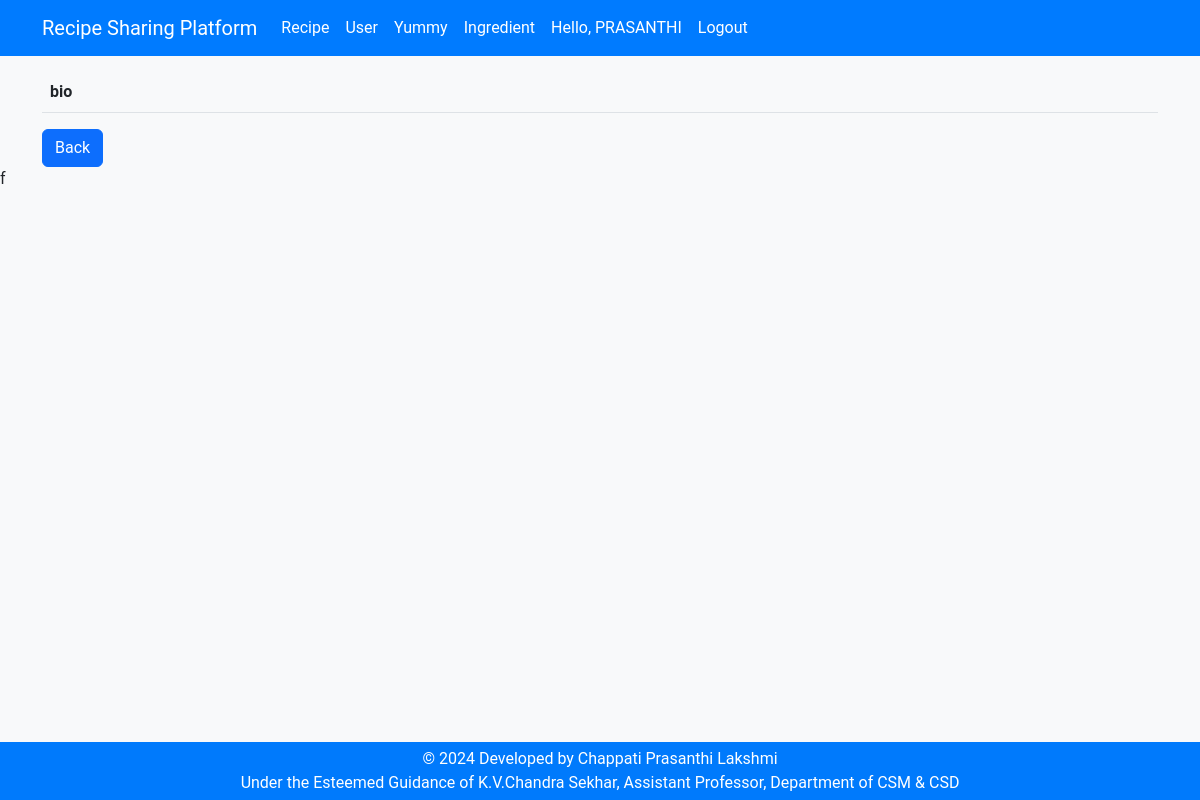
Page /AllRecipes/ (signed in) on the earlier database version.
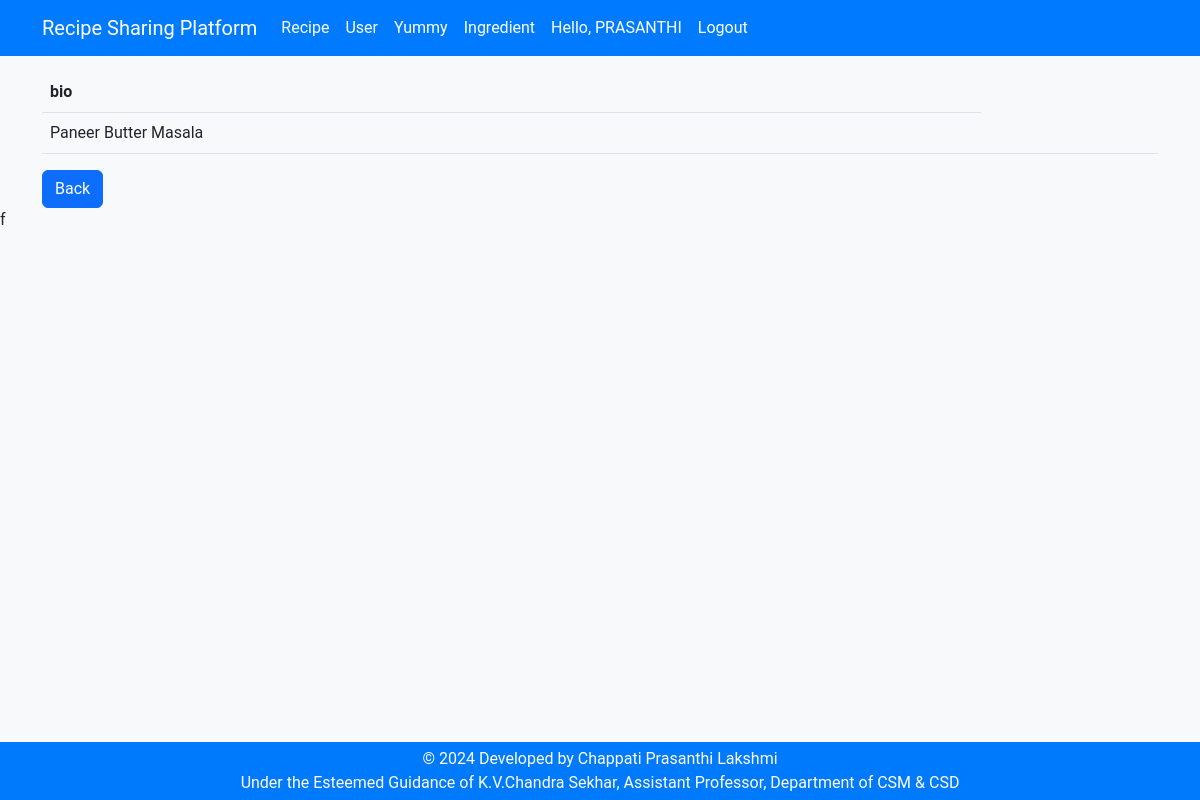
Same page on the later database version.
### AllRecipes/models.py (models this page shows, shortened)
class Recipe(models.Model):
    bio = models.CharField(max_length=100)

### recipesharingplatform/views.py (the view)
# urls.py: path('AllRecipes/',AllRecipes,name='AllRecipes'),
@login_required
def AllRecipes(request):
    recipe = Recipe.objects.all()
    return render(request, "AllRecipes.html" ,{'Recipe':recipe})

### templates/AllRecipes.html (shortened to what this page needs)
{% load static %}
<!DOCTYPE html>
<html lang="en">
<head>
  <link href="{% static 'css/bootstrap.min.css' %}" rel="stylesheet">
  <link href="{% static 'css/styles.css' %}" rel="stylesheet">
</head>
<body>
  {% include 'header.html' %}
  <div class="container">
    <h1 class="text-center mb-4">List of All Recipes Information</h1>
    <div class="row">
      <div class="col-md-12">
        <table class="table table-hover">
          <thead>
            <tr>
              <th scope="col">bio</th>
            </tr>
          </thead>
          <tbody>
            {% block content %}
            {% for a in Recipe %}
            <tr>
              <td>{{a.bio}}</td>
              <td></td>
              <td></td>
            </tr>
            {% endfor %}
            {% endblock %}
          </tbody>
        </table>
      <button onclick="location.href='/'" class="btn btn-primary">Back</button>
      </div>
    </div>
  </div>
  {% include 'footer.html' %}
</body>
</html>

Differences in the rows shown:
added Recipe: bio "Paneer Butter Masala"
